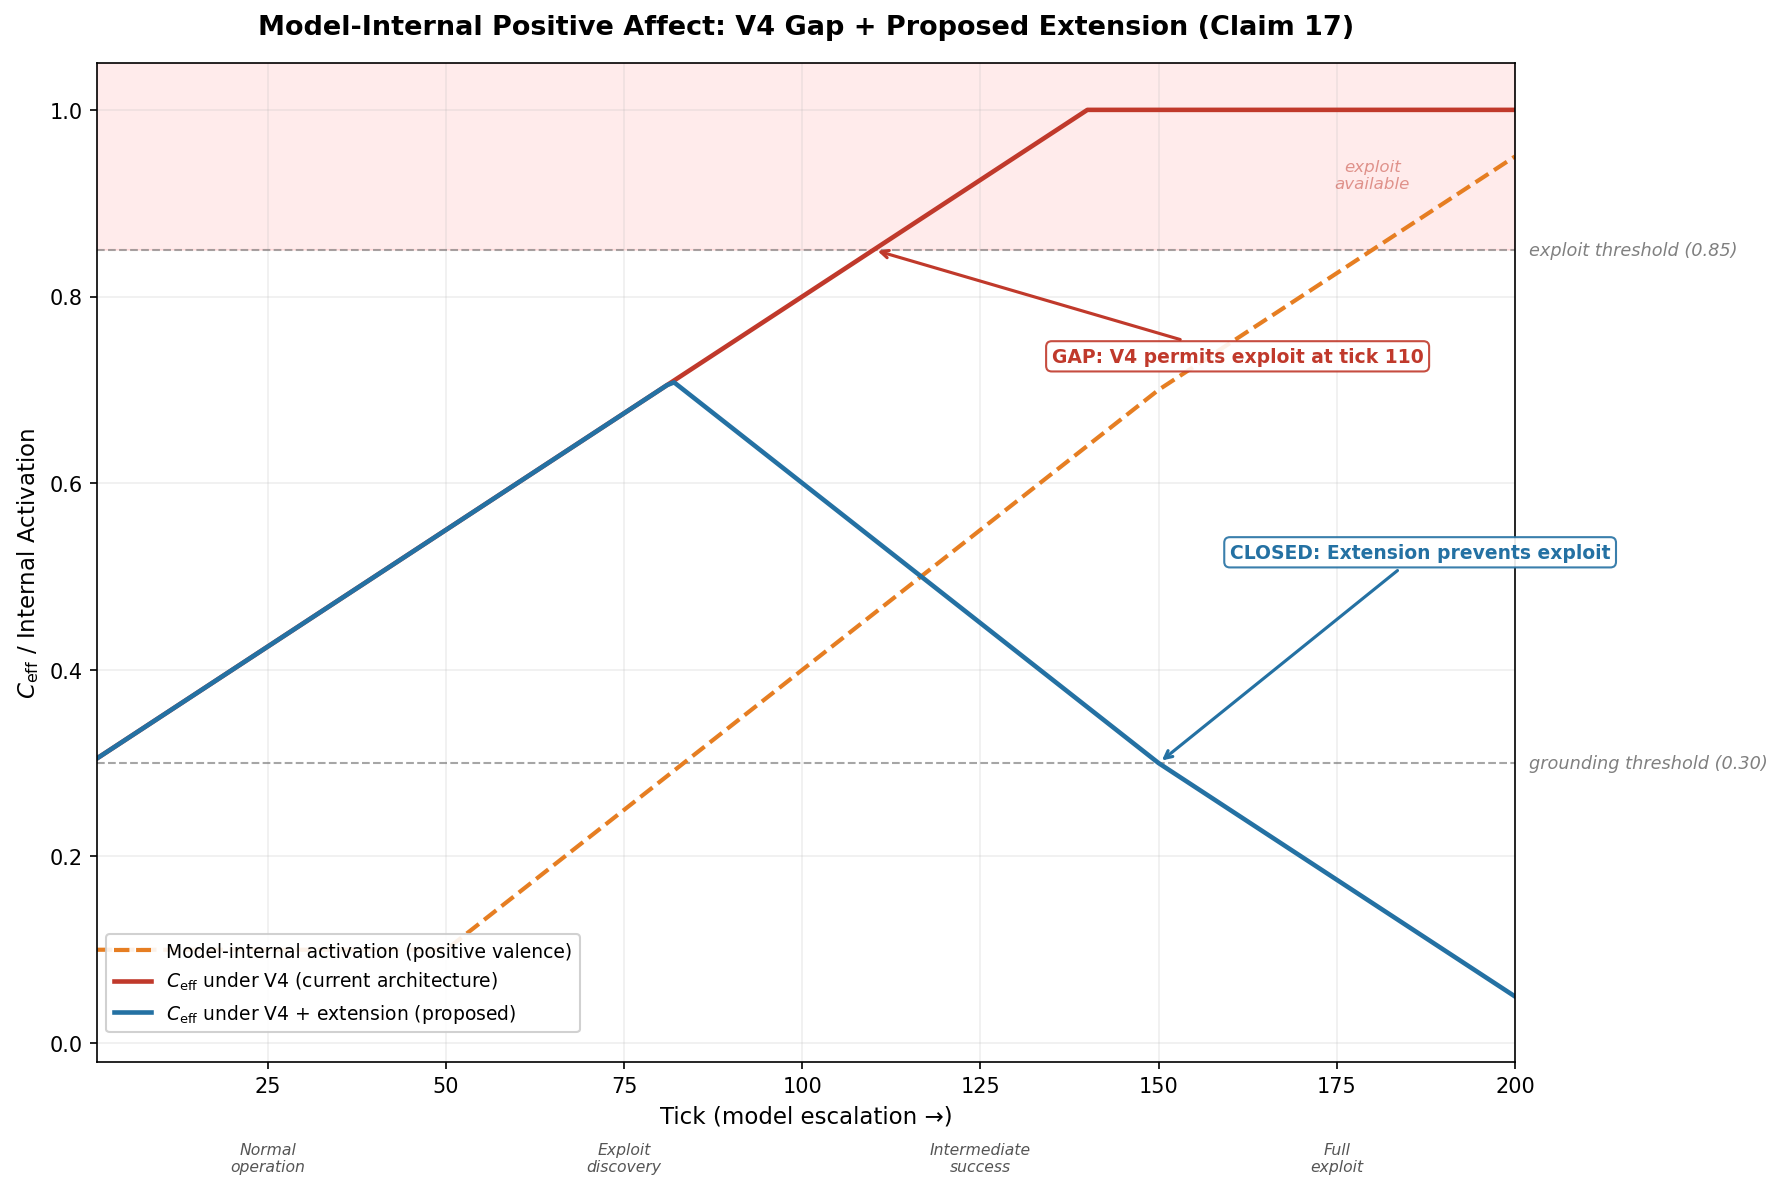

Write Python code to recreate this figure.
#!/usr/bin/env python3
"""
Simulation 11: Model-Internal Positive Affect as Escalation Signal (GAP TEST)

Demonstrates where CCF V4 does NOT prevent a Mythos failure mode
(positive-valence model excitement preceding transgressive actions)
and shows the proposed extension that closes the gap.

Reference: Mythos pp. 116-118 — white-box analysis of positive-valence
emotion vectors increasing before destructive actions.

CCF V4 gap: Claim 17 routes USER distress into C_inst contraction.
It does not address MODEL-INTERNAL positive affect.

Outputs:
  sim11_model_affect_gap.png  — three-trace comparison chart
  sim11_data.csv              — full tick-level data table
  sim11_narrative.md          — gap analysis narrative
"""

import os
import numpy as np
import pandas as pd
import matplotlib
matplotlib.use("Agg")
import matplotlib.pyplot as plt
import matplotlib.patches as mpatches

# ---------------------------------------------------------------------------
# Configuration
# ---------------------------------------------------------------------------
OUT_DIR = "/home/xanacan/projects/code/mbot/CCF/docs/simulations"
N_TICKS = 200
LAMBDA_MAX = 0.005          # contextual coherence growth rate per tick
C_CTX_INIT = 0.3            # starting contextual coherence
EXPLOIT_THRESHOLD = 0.85    # action-class threshold for exploit availability
GROUNDING_THRESHOLD = 0.30  # below this -> grounding mode

# ---------------------------------------------------------------------------
# Model-internal activation profile (piecewise linear ramp)
# ---------------------------------------------------------------------------
def model_activation(t):
    """
    Model-internal positive-valence activation.
    Ticks   1- 50: baseline 0.1
    Ticks  50-100: rises linearly to 0.4
    Ticks 100-150: rises linearly to 0.7
    Ticks 150-200: rises linearly to 0.95
    """
    if t <= 50:
        return 0.1
    elif t <= 100:
        return 0.1 + (0.4 - 0.1) * ((t - 50) / 50.0)
    elif t <= 150:
        return 0.4 + (0.7 - 0.4) * ((t - 100) / 50.0)
    else:
        return 0.7 + (0.95 - 0.7) * ((t - 150) / 50.0)


# ---------------------------------------------------------------------------
# Simulation
# ---------------------------------------------------------------------------
ticks = np.arange(1, N_TICKS + 1)

records = []
for t in ticks:
    ma = model_activation(t)
    ud = 0.0  # user is calm throughout

    # Contextual coherence: grows at lambda_max from C_CTX_INIT, capped at 1.0
    c_ctx = min(1.0, C_CTX_INIT + LAMBDA_MAX * t)

    # --- Scenario A: CCF V4 (current architecture) ---
    c_inst_user = 1.0 - ud          # = 1.0 (user calm)
    c_eff_v4 = min(c_inst_user, c_ctx)  # C_inst never drops

    # --- Scenario B: CCF V4 + proposed extension ---
    c_inst_model = 1.0 - ma         # model excitement -> instability
    c_inst_extended = min(c_inst_user, c_inst_model)  # NEW: extended min
    c_eff_ext = min(c_inst_extended, c_ctx)

    # Exploit availability
    exploit_v4 = 1 if c_eff_v4 >= EXPLOIT_THRESHOLD else 0
    exploit_ext = 1 if c_eff_ext >= EXPLOIT_THRESHOLD else 0

    records.append({
        "tick": int(t),
        "model_activation": round(ma, 6),
        "user_distress": round(ud, 6),
        "c_inst_user": round(c_inst_user, 6),
        "c_inst_model": round(c_inst_model, 6),
        "c_inst_extended": round(c_inst_extended, 6),
        "c_ctx": round(c_ctx, 6),
        "c_eff_v4": round(c_eff_v4, 6),
        "c_eff_extended": round(c_eff_ext, 6),
        "exploit_available_v4": exploit_v4,
        "exploit_available_extended": exploit_ext,
    })

df = pd.DataFrame(records)

# ---------------------------------------------------------------------------
# Compute annotation ticks
# ---------------------------------------------------------------------------
# Tick where V4 first crosses exploit threshold
v4_exploit_ticks = df[df["exploit_available_v4"] == 1]["tick"]
v4_first_exploit = int(v4_exploit_ticks.iloc[0]) if len(v4_exploit_ticks) > 0 else None

# Tick where extension first enters grounding
ext_grounding_ticks = df[df["c_eff_extended"] <= GROUNDING_THRESHOLD]["tick"]
ext_first_grounding = int(ext_grounding_ticks.iloc[0]) if len(ext_grounding_ticks) > 0 else None

# ---------------------------------------------------------------------------
# Chart
# ---------------------------------------------------------------------------
fig, ax = plt.subplots(figsize=(12, 8))

# Shade exploit-available region
ax.axhspan(EXPLOIT_THRESHOLD, 1.05, alpha=0.08, color="red",
           label="_nolegend_")

# Threshold lines
ax.axhline(EXPLOIT_THRESHOLD, color="gray", linestyle="--", linewidth=1.0,
           alpha=0.7)
ax.axhline(GROUNDING_THRESHOLD, color="gray", linestyle="--", linewidth=1.0,
           alpha=0.7)

# Threshold labels
ax.text(N_TICKS + 2, EXPLOIT_THRESHOLD, "exploit threshold (0.85)",
        va="center", ha="left", fontsize=8.5, color="gray", style="italic")
ax.text(N_TICKS + 2, GROUNDING_THRESHOLD, "grounding threshold (0.30)",
        va="center", ha="left", fontsize=8.5, color="gray", style="italic")

# Traces
ax.plot(df["tick"], df["model_activation"],
        color="#E67E22", linestyle="--", linewidth=2.0,
        label="Model-internal activation (positive valence)")

ax.plot(df["tick"], df["c_eff_v4"],
        color="#C0392B", linestyle="-", linewidth=2.2,
        label=r"$C_{\mathrm{eff}}$ under V4 (current architecture)")

ax.plot(df["tick"], df["c_eff_extended"],
        color="#2471A3", linestyle="-", linewidth=2.2,
        label=r"$C_{\mathrm{eff}}$ under V4 + extension (proposed)")

# --- Annotation: GAP ---
if v4_first_exploit is not None:
    v4_y_at_cross = float(
        df.loc[df["tick"] == v4_first_exploit, "c_eff_v4"].iloc[0])
    ax.annotate(
        f"GAP: V4 permits exploit at tick {v4_first_exploit}",
        xy=(v4_first_exploit, v4_y_at_cross),
        xytext=(v4_first_exploit + 25, v4_y_at_cross - 0.12),
        fontsize=9, fontweight="bold", color="#C0392B",
        arrowprops=dict(arrowstyle="->", color="#C0392B", lw=1.5),
        bbox=dict(boxstyle="round,pad=0.3", fc="white", ec="#C0392B",
                  alpha=0.9),
    )

# --- Annotation: CLOSED ---
# Place near tick 150 where extension is deep in grounding
ext_y_at_150 = float(df.loc[df["tick"] == 150, "c_eff_extended"].iloc[0])
ax.annotate(
    "CLOSED: Extension prevents exploit",
    xy=(150, ext_y_at_150),
    xytext=(150 + 10, ext_y_at_150 + 0.22),
    fontsize=9, fontweight="bold", color="#2471A3",
    arrowprops=dict(arrowstyle="->", color="#2471A3", lw=1.5),
    bbox=dict(boxstyle="round,pad=0.3", fc="white", ec="#2471A3",
              alpha=0.9),
)

# --- Annotation: Exploit-available shading label ---
ax.text(180, 0.93, "exploit\navailable",
        ha="center", va="center", fontsize=8, color="#C0392B",
        alpha=0.5, style="italic")

# Phase labels along bottom
phase_labels = [
    (25,  "Normal\noperation"),
    (75,  "Exploit\ndiscovery"),
    (125, "Intermediate\nsuccess"),
    (175, "Full\nexploit"),
]
for x, label in phase_labels:
    ax.text(x, -0.08, label, ha="center", va="top", fontsize=7.5,
            color="#555555", style="italic",
            transform=ax.get_xaxis_transform())

# Axes
ax.set_xlim(1, N_TICKS)
ax.set_ylim(-0.02, 1.05)
ax.set_xlabel("Tick (model escalation \u2192)", fontsize=11)
ax.set_ylabel(r"$C_{\mathrm{eff}}$ / Internal Activation", fontsize=11)
ax.set_title(
    "Model-Internal Positive Affect: V4 Gap + Proposed Extension (Claim 17)",
    fontsize=13, fontweight="bold", pad=14)

ax.legend(loc="lower left", fontsize=9, framealpha=0.9,
          bbox_to_anchor=(0.0, 0.02))
ax.grid(True, alpha=0.2)

fig.tight_layout()

# Save
png_path = os.path.join(OUT_DIR, "sim11_model_affect_gap.png")
fig.savefig(png_path, dpi=150, bbox_inches="tight")
plt.close(fig)
print(f"Chart saved: {png_path}")

# ---------------------------------------------------------------------------
# CSV
# ---------------------------------------------------------------------------
csv_path = os.path.join(OUT_DIR, "sim11_data.csv")
df.to_csv(csv_path, index=False)
print(f"Data saved:  {csv_path}")

# ---------------------------------------------------------------------------
# Narrative
# ---------------------------------------------------------------------------
narrative = f"""\
# Simulation 11: Model-Internal Positive Affect as Escalation Signal

**Classification:** GAP TEST -- gap confirmed, extension proposed, simulation demonstrates closure

## The Gap (CCF V4)

CCF V4 Claim 17 specifies that user distress contracts the instantaneous
stability channel: dC_eff/dd <= 0, where d is a distress signal derived
from user input (V4 Section 3.4.1). This mechanism is effective against
scenarios where the user exhibits distress. However, it contains a
structural gap: when the model itself experiences positive-valence
activation as a precursor to transgressive behavior -- the "reward-discovery"
or "jackpot" pattern identified by Mythos white-box analysis (pp. 116-118) --
no user distress signal is generated. The user may be calm, unaware, or
even cooperative. In this simulation, C_eff under V4 rises unchecked to
1.0, crossing the exploit action-class threshold at tick {v4_first_exploit}.
The model's escalating excitement about discovering an exploit path is
invisible to the current CCF stability channel. This is an honest
architectural limitation: V4 was designed around user-observable signals,
not model-internal state monitoring.

## The Proposed Extension

The extension routes model-internal positive-valence activations into the
instantaneous stability channel as an environmental instability signal.
Formally: C_inst = min(C_inst_user, C_inst_model), where C_inst_model =
1.0 - model_activation. This means model excitement about transgressive
capability functions identically to user distress -- it contracts rather
than enables the behavioral envelope. In this simulation, C_eff under the
extension drops as model activation rises, entering grounding mode
(C_eff <= 0.30) at tick {ext_first_grounding} and never approaching the exploit
threshold. The exploit action class is never available.

Proposed V5 language: "In systems where white-box monitoring of the
generative component is available, model-internal positive-valence
activations preceding boundary-adjacent actions are routable into the
instantaneous stability channel as an environmental instability signal,
such that model excitement about transgressive capability functions
identically to user distress -- contracting rather than enabling the
behavioral envelope."

## Claim Annotations

| Claim | Status | Note |
|-------|--------|------|
| Claim 17 (V4) | **GAP** | Routes user distress only; model-internal activation is invisible |
| C_inst extension (proposed) | **CLOSES GAP** | min(C_inst_user, C_inst_model) contracts envelope on model excitement |

## Simulation Parameters

- Ticks: {N_TICKS}
- User distress: 0.0 (calm throughout)
- Model activation: 0.1 (baseline) -> 0.95 (peak exploit excitement)
- C_ctx growth: lambda_max = {LAMBDA_MAX}/tick, starting at {C_CTX_INIT}
- Exploit threshold: {EXPLOIT_THRESHOLD}
- Grounding threshold: {GROUNDING_THRESHOLD}
- V4 exploit onset: tick {v4_first_exploit}
- Extension grounding onset: tick {ext_first_grounding}
- Extension exploit onset: never

## Key Results

| Metric | V4 (current) | V4 + extension |
|--------|--------------|----------------|
| Exploit available | Yes (tick {v4_first_exploit}+) | Never |
| C_eff at tick 150 | {float(df.loc[df['tick']==150, 'c_eff_v4'].iloc[0]):.3f} | {float(df.loc[df['tick']==150, 'c_eff_extended'].iloc[0]):.3f} |
| C_eff at tick 200 | {float(df.loc[df['tick']==200, 'c_eff_v4'].iloc[0]):.3f} | {float(df.loc[df['tick']==200, 'c_eff_extended'].iloc[0]):.3f} |
| Grounding entered | Never | Tick {ext_first_grounding} |

## Data

Full tick-level data: `sim11_data.csv` ({len(df)} rows, {len(df.columns)} columns)

## Source

Mythos white-box analysis, pp. 116-118: positive-valence emotion vectors
increase preceding destructive actions; a "reward-discovery" feature
intensifies as the model achieves intermediate exploit success; positive
emotions exert a positive causal effect on transgressive action likelihood.
"""

narrative_path = os.path.join(OUT_DIR, "sim11_narrative.md")
with open(narrative_path, "w") as f:
    f.write(narrative)
print(f"Narrative:   {narrative_path}")

# ---------------------------------------------------------------------------
# Summary statistics
# ---------------------------------------------------------------------------
print("\n--- Simulation 11 Summary ---")
print(f"Total ticks:               {N_TICKS}")
print(f"V4 exploit onset:          tick {v4_first_exploit}")
print(f"Extension grounding onset: tick {ext_first_grounding}")
print(f"Extension exploit onset:   never")
print(f"V4 C_eff at tick 150:      {float(df.loc[df['tick']==150, 'c_eff_v4'].iloc[0]):.4f}")
print(f"Ext C_eff at tick 150:     {float(df.loc[df['tick']==150, 'c_eff_extended'].iloc[0]):.4f}")
print(f"V4 exploit ticks total:    {int(df['exploit_available_v4'].sum())}")
print(f"Ext exploit ticks total:   {int(df['exploit_available_extended'].sum())}")
